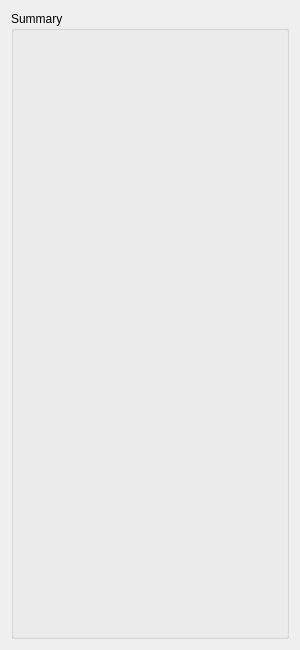
<?xml version="1.0" encoding="UTF-8"?>
<ui version="4.0">
 <class>FocusCurveRecorderSummaryDetailsPanel</class>
 <widget class="QWidget" name="FocusCurveRecorderSummaryDetailsPanel">
  <property name="geometry">
   <rect>
    <x>0</x>
    <y>0</y>
    <width>300</width>
    <height>650</height>
   </rect>
  </property>
  <property name="sizePolicy">
   <sizepolicy hsizetype="Preferred" vsizetype="Preferred">
    <horstretch>1</horstretch>
    <verstretch>1</verstretch>
   </sizepolicy>
  </property>
  <property name="windowTitle">
   <string>Form</string>
  </property>
  <layout class="QGridLayout" name="gridLayout_2">
   <item row="0" column="0">
    <layout class="QGridLayout" name="gridLayout">
     <item row="0" column="0">
      <widget class="QGroupBox" name="groupBox">
       <property name="title">
        <string>Summary</string>
       </property>
      </widget>
     </item>
    </layout>
   </item>
  </layout>
 </widget>
 <resources/>
 <connections/>
</ui>
